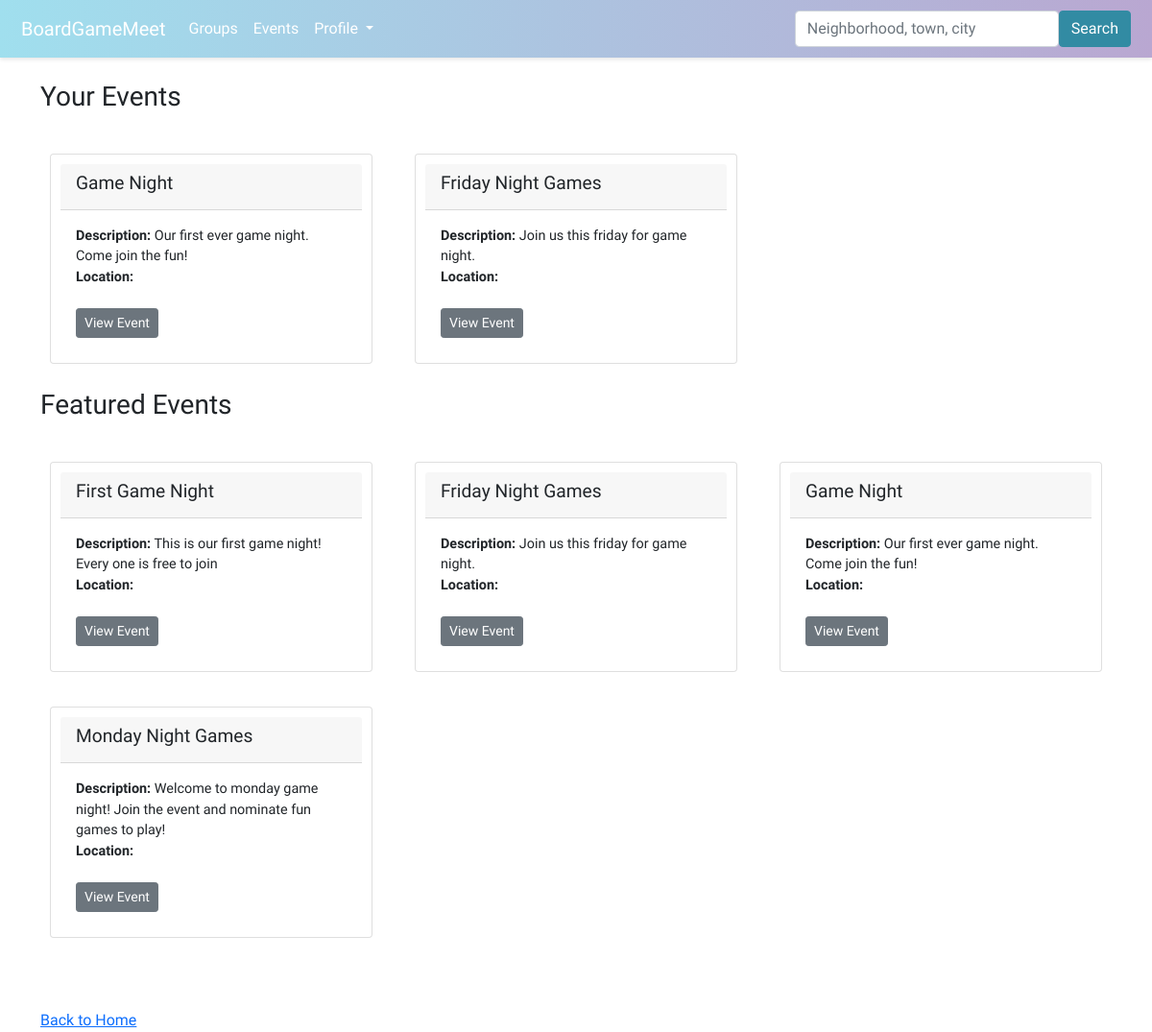
Page /events/ (signed in) on the earlier database version.
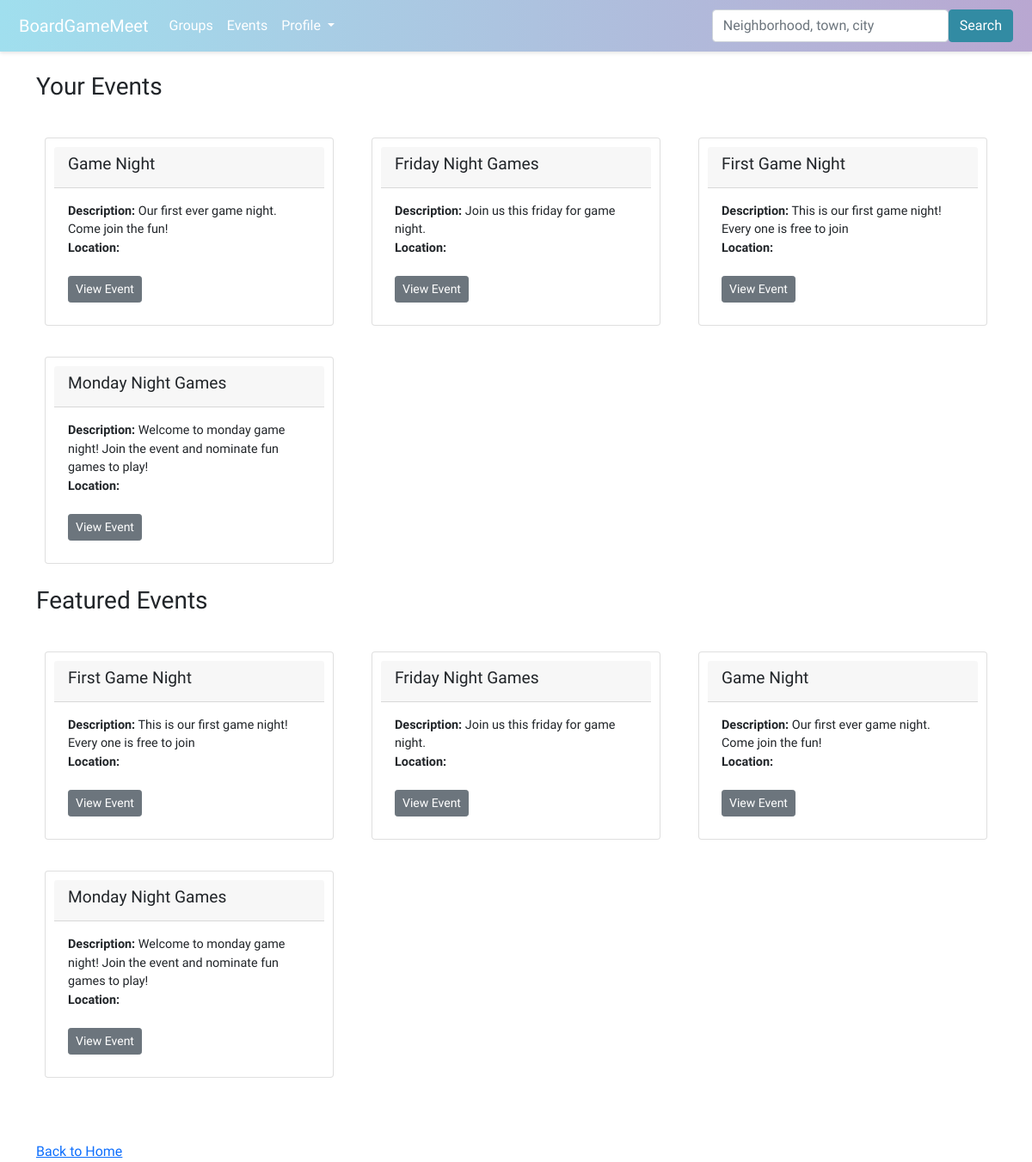
Same page on the later database version.
### boardgame/models.py (models this page shows, shortened)
class EventAttendance(models.Model):
    user = models.ForeignKey(User, on_delete=models.CASCADE)
    event = models.ForeignKey(Event, on_delete=models.CASCADE)
    date_joined = models.DateTimeField(auto_now_add=True)
    class Meta:
        verbose_name_plural = 'EventAttendance'
        unique_together = ('user', 'event')

class Event(models.Model):
    group = models.ForeignKey(Group, on_delete=models.CASCADE)
    title = models.CharField(max_length=100)
    description = models.TextField()
    date_time = models.DateTimeField()
    attendees = models.ManyToManyField(User, through='EventAttendance')
    nominations = models.ManyToManyField(Game, through='GameNomination')

### boardgame/views.py (the view)
# urls.py: path('events/', views.events, name='events'),
def events(request):
    event_list = Event.objects.all().order_by('title')
    user_events = None
    user = request.user
    if user.is_authenticated:
        user_events = EventAttendance.objects.filter(user=user).select_related('event')
    context = {
        'events': event_list,
        'user_events': user_events,
    }
    return render(request, 'boardgame/events.html', context=context)

### boardgame/templates/boardgame/events.html (shortened to what this page needs)
{% extends 'boardgame/base.html' %}
{% load static %}
{% block content %}
{% if user.is_authenticated %}
<div class="d-flex justify-content-between align-items-center">
    <h3>Your Events</h3>
</div>
<br />
<div class="row">
    {% if user_events %}
    {% for event_attendance in user_events %}
    <div class="col-md-4 mb-3">
        <div class="card">
            <div class="card-header">
                <h4>{{ event_attendance.event.title }}</h4>
            </div>
            <div class="card-body">
                <p class="card-text">
                    <b>Description:</b> {{ event_attendance.event.description }}<br />
                    <b>Location:</b> {{ event_attendance.event.location }}<br /><br />
                    <a href="{% url 'event_details' event_attendance.event.id %}" class="btn btn-secondary btn-sm">View
                        Event</a>
                </p>
            </div>
        </div>
    </div>
    {% endfor %}
    {% else %}
    <p>You are not attending any events yet.</p>
    {% endif %}
</div>
{% endif %}
<div>
    <h3>Featured Events</h3>
    <br/>
    {% if events %}
    <div class="row">
        {% for event in events %}
        <div class="col-md-4 mb-3">
            <div class="card">
                <div class="card-header">
                    <h4>{{ event.title }}</h4>
                </div>
                <div class="card-body">
                    <p class="card-text">
                        <b>Description:</b> {{ event.description }}<br />
                        <b>Location:</b> {{ event.location }}<br /><br />
                        <a href="{% url 'event_details' event.id %}" class="btn btn-secondary btn-sm">View
                            Event</a>
                    </p>
                </div>
            </div>
        </div>
        {% endfor %}
    </div>
    {% else %}
    <strong>There are no events present.</strong>
    {% endif %}
</div>
<br /><br />
<div>
    <a href="{% url 'home' %}">Back to Home</a>
</div>
{% endblock %}

Differences in the rows shown:
added EventAttendance: event "First Game Night", event.description "This is our first game night! Every one is free to join"
added EventAttendance: event "Monday Night Games", event.description "Welcome to monday game night! Join the event and nominate fun games to play!"
